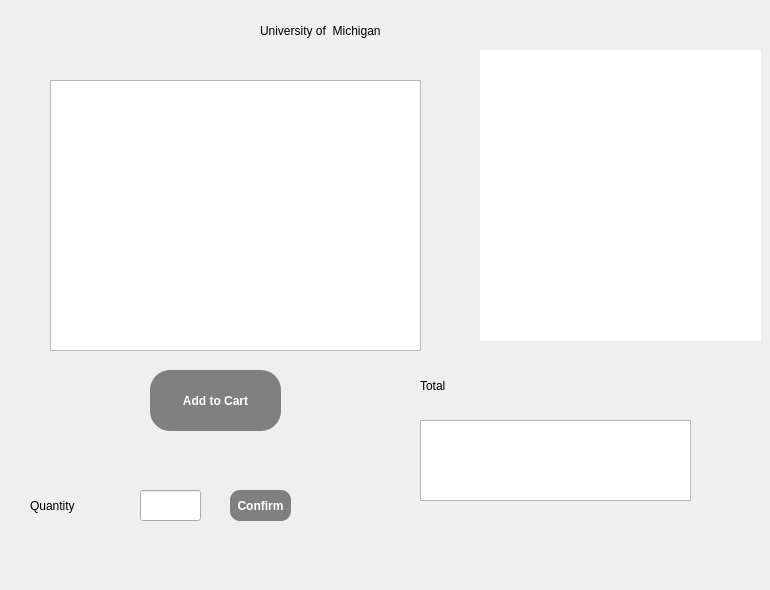
   <widget class="QWidget" name="page_11">
    <widget class="QLabel" name="michigan_title">
     <property name="geometry">
      <rect>
       <x>260</x>
       <y>0</y>
       <width>421</width>
       <height>61</height>
      </rect>
     </property>
     <property name="text">
      <string>University of  Michigan</string>
     </property>
    </widget>
    <widget class="QPushButton" name="next_10">
     <property name="geometry">
      <rect>
       <x>700</x>
       <y>520</y>
       <width>61</width>
       <height>61</height>
      </rect>
     </property>
     <property name="styleSheet">
      <string notr="true">QPushButton {
	background-image: url('res/nxt.png');
    background-repeat: no-repeat;
    background-position: center center;
	border-style: inset;
	border-radius: 30px;
}</string>
     </property>
     <property name="text">
      <string/>
     </property>
    </widget>
    <widget class="QGraphicsView" name="michigan_view">
     <property name="geometry">
      <rect>
       <x>480</x>
       <y>50</y>
       <width>281</width>
       <height>291</height>
      </rect>
     </property>
     <property name="styleSheet">
      <string notr="true">QGraphicsView {
	background-image: url('res/michigan_logo.png');
    background-repeat: no-repeat;
    background-position: center center;
	border-style: groove;
	border-radius: 40px;
}</string>
     </property>
    </widget>
    <widget class="QLabel" name="label_totalmichigan">
     <property name="geometry">
      <rect>
       <x>420</x>
       <y>370</y>
       <width>71</width>
       <height>31</height>
      </rect>
     </property>
     <property name="text">
      <string>Total</string>
     </property>
    </widget>
    <widget class="QTableWidget" name="tableWidget_totalmichigan">
     <property name="geometry">
      <rect>
       <x>420</x>
       <y>420</y>
       <width>271</width>
       <height>81</height>
      </rect>
     </property>
    </widget>
    <widget class="QPushButton" name="pushButton_selectPurchase_michigan">
     <property name="geometry">
      <rect>
       <x>150</x>
       <y>370</y>
       <width>131</width>
       <height>61</height>
      </rect>
     </property>
     <property name="styleSheet">
      <string notr="true">QPushButton {
	background-color: gray;
	border-style: inset;
	color: white;
	font-weight: bold;
	border-radius: 20px;
}

QPushButton:hover {
	background-color: lightgray;
	color: black;	
}</string>
     </property>
     <property name="text">
      <string>Add to Cart</string>
     </property>
    </widget>
    <widget class="QTableWidget" name="tableWidget_michigan">
     <property name="geometry">
      <rect>
       <x>50</x>
       <y>80</y>
       <width>371</width>
       <height>271</height>
      </rect>
     </property>
     <property name="editTriggers">
      <set>QAbstractItemView::NoEditTriggers</set>
     </property>
    </widget>
    <widget class="QLineEdit" name="lineEdit_quantity_michigan">
     <property name="geometry">
      <rect>
       <x>140</x>
       <y>490</y>
       <width>61</width>
       <height>31</height>
      </rect>
     </property>
    </widget>
    <widget class="QPushButton" name="pushButton_quantityMichigan">
     <property name="geometry">
      <rect>
       <x>230</x>
       <y>490</y>
       <width>61</width>
       <height>31</height>
      </rect>
     </property>
     <property name="styleSheet">
      <string notr="true">QPushButton {
	background-color: gray;
	border-style: inset;
	color: white;
	font-weight: bold;
	border-radius: 10px;
}

QPushButton:hover {
	background-color: lightgray;
	color: black;	
}</string>
     </property>
     <property name="text">
      <string>Confirm</string>
     </property>
    </widget>
    <widget class="QLabel" name="label_QMichigan">
     <property name="geometry">
      <rect>
       <x>30</x>
       <y>490</y>
       <width>91</width>
       <height>31</height>
      </rect>
     </property>
     <property name="text">
      <string>Quantity</string>
     </property>
    </widget>
   </widget>
